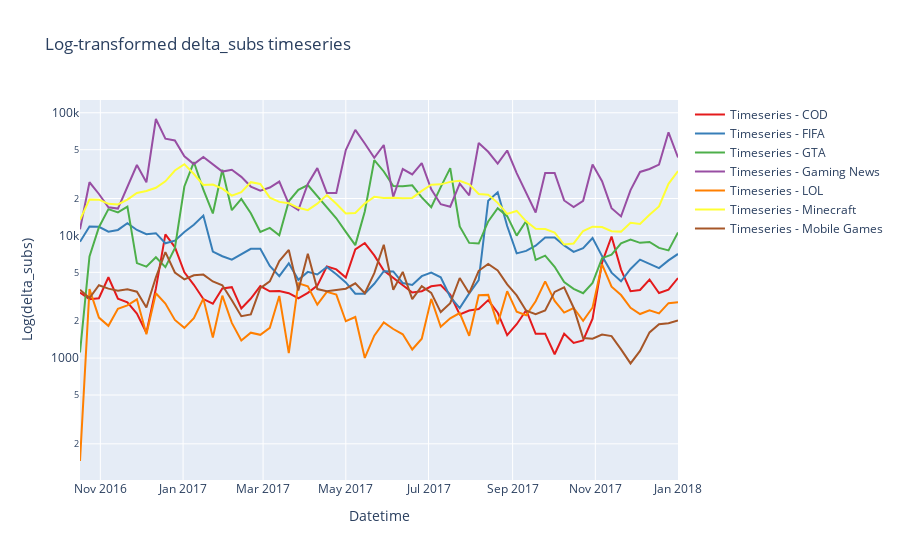

The cell this chart's notebook holds for it:
### Code cell
metric = 'delta_subs'
time_series_plot_stack(categorized_filter_df, metric)
